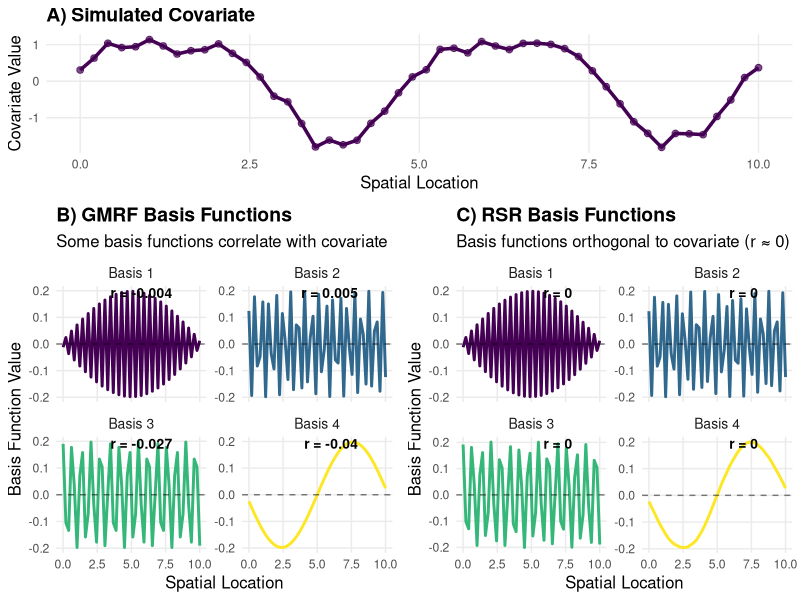
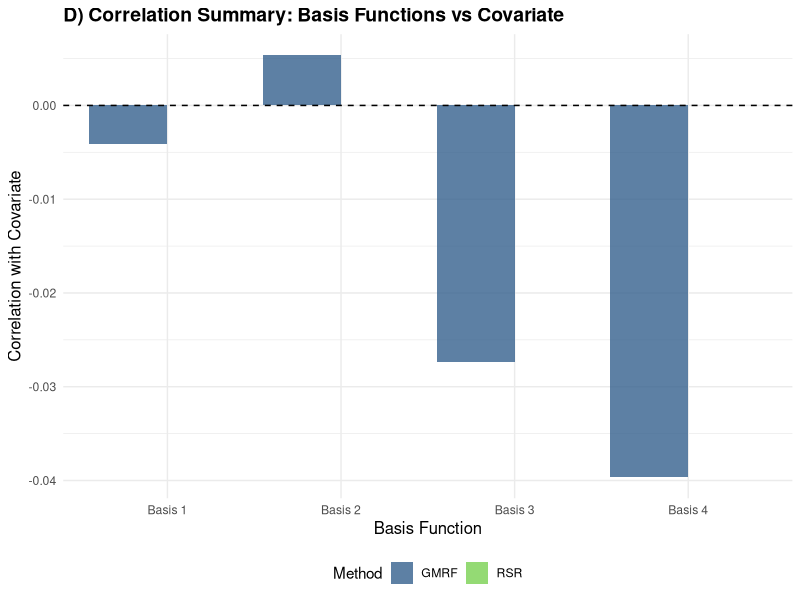

Recreate these plots in R, in order.
# Figure 1: Conceptual figure showing GMRF vs RSR basis functions
# and covariate correlation patterns

library(ggplot2)
library(dplyr)
library(gridExtra)
library(viridis)
library(Matrix)

# Set up 1D spatial domain
n_locations <- 50
locations <- seq(0, 10, length.out = n_locations)

# Create adjacency matrix for 1D case (neighbors are adjacent points)
create_1d_adjacency <- function(n) {
  A <- Matrix(0, nrow = n, ncol = n)
  for(i in 1:(n-1)) {
    A[i, i+1] <- 1
    A[i+1, i] <- 1
  }
  return(A)
}

# Create GMRF precision matrix
create_gmrf_precision <- function(A, rho = 0.8) {
  I <- Diagonal(nrow(A))
  Q <- t(I - rho * A) %*% (I - rho * A)
  return(Q)
}

# Function to extract basis functions from precision matrix
extract_basis_functions <- function(Q, n_basis = 5) {
  # Eigendecomposition of precision matrix
  eigen_result <- eigen(as.matrix(Q))
  
  # Select a few representative eigenvectors (basis functions)
  # We'll take every 10th eigenvector to show different spatial scales
  indices <- seq(1, min(ncol(eigen_result$vectors), 50), by = 10)[1:n_basis]
  basis_functions <- eigen_result$vectors[, indices]
  eigenvalues <- eigen_result$values[indices]
  
  return(list(
    basis = basis_functions,
    values = eigenvalues,
    indices = indices
  ))
}

# Create data for plotting
A_1d <- create_1d_adjacency(n_locations)
Q_gmrf <- create_gmrf_precision(A_1d)

# Extract GMRF basis functions
gmrf_basis <- extract_basis_functions(Q_gmrf, n_basis = 4)

# Create a smooth covariate that correlates with some basis functions
set.seed(123)
covariate <- sin(2 * pi * locations / 5) + 0.3 * cos(4 * pi * locations / 5) + 
  rnorm(n_locations, 0, 0.1)
covariate <- scale(covariate)[,1]  # Standardize

# RSR approach: Same precision matrix, but project the spatial effects
X <- cbind(1, covariate)  # Design matrix with intercept and covariate
P <- X %*% solve(t(X) %*% X) %*% t(X)  # Projection matrix
I_n <- diag(n_locations)

# RSR uses the same basis functions as GMRF, but projects them
# to be orthogonal to the covariate space
rsr_basis_functions <- matrix(0, nrow = n_locations, ncol = 4)
for(i in 1:4) {
  # Apply orthogonal projection: (I - P) * basis_function
  # This removes any component that's in the covariate space
  rsr_basis_functions[,i] <- (I_n - P) %*% gmrf_basis$basis[,i]
}

# Prepare data for plotting
plot_data_gmrf <- data.frame(
  location = rep(locations, 4),
  basis_value = as.vector(gmrf_basis$basis),
  basis_function = rep(paste("Basis", 1:4), each = n_locations),
  type = "GMRF"
)

plot_data_rsr <- data.frame(
  location = rep(locations, 4),
  basis_value = as.vector(rsr_basis_functions),
  basis_function = rep(paste("Basis", 1:4), each = n_locations),
  type = "RSR"
)

plot_data_combined <- rbind(plot_data_gmrf, plot_data_rsr)

covariate_data <- data.frame(
  location = locations,
  covariate = covariate
)

# Calculate correlations for annotation
correlations_gmrf <- sapply(1:4, function(i) cor(covariate, gmrf_basis$basis[,i]))
correlations_rsr <- sapply(1:4, function(i) cor(covariate, rsr_basis_functions[,i]))

# Create plots
# Panel A: Covariate
plot_covariate <- ggplot(covariate_data, aes(x = location, y = covariate)) +
  geom_line(size = 1.2, color = "#440154FF") +
  geom_point(size = 2, color = "#440154FF", alpha = 0.7) +
  theme_minimal() +
  labs(
    title = "A) Simulated Covariate",
    x = "Spatial Location",
    y = "Covariate Value"
  ) +
  theme(
    plot.title = element_text(size = 14, face = "bold"),
    axis.title = element_text(size = 12),
    panel.grid.minor = element_blank()
  )

# Panel B: GMRF Basis Functions
plot_gmrf <- plot_data_gmrf %>%
  ggplot(aes(x = location, y = basis_value, color = basis_function)) +
  geom_line(size = 1) +
  geom_hline(yintercept = 0, linetype = "dashed", alpha = 0.5) +
  facet_wrap(~basis_function, scales = "free_y", nrow = 2) +
  scale_color_viridis_d(option = "D") +
  theme_minimal() +
  labs(
    title = "B) GMRF Basis Functions",
    subtitle = "Some basis functions correlate with covariate",
    x = "Spatial Location",
    y = "Basis Function Value"
  ) +
  theme(
    plot.title = element_text(size = 14, face = "bold"),
    plot.subtitle = element_text(size = 12),
    axis.title = element_text(size = 12),
    legend.position = "none",
    panel.grid.minor = element_blank(),
    strip.text = element_text(size = 10)
  )

# create a dataframe with correlation annotations per facet
cor_df <- data.frame(
  basis_function = unique(plot_data_gmrf$basis_function),
  correlation = paste0("r = ", round(correlations_gmrf, 3)),
  x = 8, # or change to a position that suits your x range
  y = Inf # or pick a reasonable y
)

plot_gmrf <- plot_gmrf + 
  geom_text(
    data = cor_df,
    aes(x = x, y = y, label = correlation),
    vjust = 1.2, hjust = 1, fontface = "bold", size = 3.5, col="black"
  )

# Panel C: RSR Basis Functions  
plot_rsr <- plot_data_rsr %>%
  ggplot(aes(x = location, y = basis_value, color = basis_function)) +
  geom_line(size = 1) +
  geom_hline(yintercept = 0, linetype = "dashed", alpha = 0.5) +
  facet_wrap(~basis_function, scales = "free_y", nrow = 2) +
  scale_color_viridis_d(option = "D") +
  theme_minimal() +
  labs(
    title = "C) RSR Basis Functions",
    subtitle = "Basis functions orthogonal to covariate (r ≈ 0)",
    x = "Spatial Location",
    y = "Basis Function Value"
  ) +
  theme(
    plot.title = element_text(size = 14, face = "bold"),
    plot.subtitle = element_text(size = 12),
    axis.title = element_text(size = 12),
    legend.position = "none",
    panel.grid.minor = element_blank(),
    strip.text = element_text(size = 10)
  )

# create a dataframe with correlation annotations per facet
cor_df_rsr <- data.frame(
  basis_function = unique(plot_data_rsr$basis_function),
  correlation = paste0("r = ", round(correlations_rsr, 3)),
  x = 8, # or change to a position that suits your x range
  y = Inf # or pick a reasonable y
)

plot_rsr <- plot_rsr + 
  geom_text(
    data = cor_df_rsr,
    aes(x = x, y = y, label = correlation),
    vjust = 1.2, hjust = 1, fontface = "bold", size = 3.5, col="black"
  )

# Combine plots
figure_1 <- grid.arrange(
  plot_covariate,
  plot_gmrf,
  plot_rsr,
  layout_matrix = rbind(c(1, 1),
                        c(2, 3)),
  heights = c(1, 2)
)

ggsave(
  filename = "figures/Conceptual_figure1.png",
  plot     = figure_1,
  width    = 270, height = 200, units = "mm", dpi = 300,
  bg       = "transparent"
)

# Print correlation summary
cat("\n=== CORRELATION SUMMARY ===\n")
cat("GMRF Basis Function Correlations with Covariate:\n")
for(i in 1:4) {
  cat(sprintf("  Basis %d: r = %.3f\n", i, correlations_gmrf[i]))
}

cat("\nRSR Basis Function Correlations with Covariate:\n")
for(i in 1:4) {
  cat(sprintf("  Basis %d: r = %.3f\n", i, correlations_rsr[i]))
}

cat("\nKey Insight:")
cat("\n- GMRF basis functions can be correlated with covariates")
cat("\n- RSR basis functions are orthogonal to covariates (correlation ≈ 0)")
cat("\n- This orthogonality prevents confounding between spatial and covariate effects\n")

# Optional: Create a summary comparison plot
correlation_comparison <- data.frame(
  Basis = rep(paste("Basis", 1:4), 2),
  Method = rep(c("GMRF", "RSR"), each = 4),
  Correlation = c(correlations_gmrf, correlations_rsr)
)

plot_correlation_comparison <- ggplot(correlation_comparison, 
                                      aes(x = Basis, y = Correlation, fill = Method)) +
  geom_col(position = "dodge", alpha = 0.8) +
  geom_hline(yintercept = 0, linetype = "dashed") +
  scale_fill_viridis_d(option = "D", begin = 0.3, end = 0.8) +
  theme_minimal() +
  labs(
    title = "D) Correlation Summary: Basis Functions vs Covariate",
    x = "Basis Function",
    y = "Correlation with Covariate",
    fill = "Method"
  ) +
  theme(
    plot.title = element_text(size = 14, face = "bold"),
    axis.title = element_text(size = 12),
    legend.position = "bottom"
  )

print(plot_correlation_comparison)
